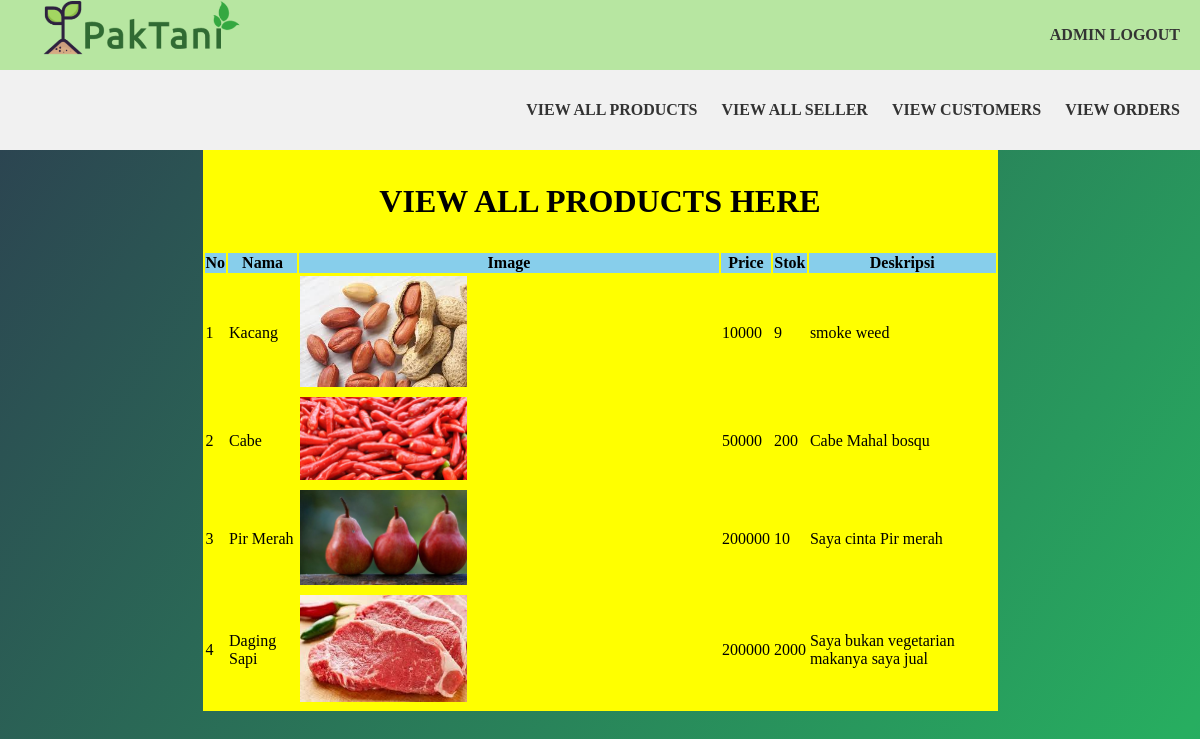
The page /VIEW/USER/ADMIN/view_product.php (signed in) on the database its author committed.
### tables this page shows
CREATE TABLE `barang` (
  `kd_barang` int(11) NOT NULL,
  `id_petani` int(11) NOT NULL,
  `stok` int(20) NOT NULL,
  `unit` varchar(255) NOT NULL,
  `harga` int(50) NOT NULL,
  `Nm_barang` varchar(255) NOT NULL,
  `deskripsi` varchar(255) NOT NULL,
  `gambar` varchar(255) NOT NULL,
  `id_admin` int(11) NOT NULL
);

### CONTROLLER/action_admin.php (called while the page is built, shortened)
<?php
$conn = mysqli_connect("localhost", "root", "", "petanidb");
function thisquery($query)
{
    global $conn;
    $result = mysqli_query($conn, $query);
    $rows  = [];
    while ($row = mysqli_fetch_assoc($result)) {
        $rows[] = $row;
    }
    return $rows;
}

### VIEW/USER/ADMIN/view_product.php (the view, shortened to what this page needs)
<?php
include '../../../CONTROLLER/action_admin.php';
$data = thisquery("SELECT * FROM barang");
?>
<!DOCTYPE html>
<html>
<head>
  <link rel="stylesheet" href="../../CSS/main.css">
  <link rel="stylesheet" href="https://use.fontawesome.com/releases/v5.8.2/css/all.css">
</head>
<body>
  <div class="subnavbar">
    <div class="logo">
    </div>
    <div class="menu">
      <a href="../../../CONTROLLER/logout.php">Admin Logout</a>
    </div>
  </div>
  <div class="navbar">
    <div class="menu">
      <a href="view_product.php">View All Products</a>
      <a href="view_seller.php">View All Seller</a>
      <a href="view_customers.php">View Customers</a>
      <a href="view_orders.php">View Orders</a>
    </div>
  </div>
  <table width="795" align="center" bgcolor="yellow">
    <tr align="center">
      <td colspan="6">
        <h2>View All Products Here</h2>
      </td>
    </tr>
    <tr align="center" bgcolor="skyblue">
      <th>No</th>
      <th>Nama</th>
      <th>Image</th>
      <th>Price</th>
      <th>Stok</th>
      <th>Deskripsi</th>
    </tr>
    <?php $i = 1; ?>
    <?php foreach ($data as $dt) : ?>
      <td><?php echo $i ?></td>
      <td><?php echo $dt["Nm_barang"] ?></td>
      <td><img src="../../IMAGE/images_petani/<?php echo $dt["gambar"] ?>" class="tes"></td>
      <td><?php echo $dt["harga"] ?></td>
      <td><?php echo $dt["stok"] ?></td>
      <td><?php echo $dt["deskripsi"] ?></td>
        <?php $i++; ?>
      <?php endforeach; ?>
  </table>
</body>
</html>

### VIEW/CSS/main.css (style rules this page uses)
body { margin: 0; padding: 0; font-family: "montserrat"; background-image: linear-gradient(125deg, #2c3e50, #27ae60, #2980b9, #e74c3c, #8e44ad); background-size: 400% 400%; animation: bganimation 15s infinite; }
h2 { color: BLACK; text-align: center; font-family: "montserrat"; text-transform: uppercase; margin: 30px 0; font-size: 32px; }
.subnavbar { position: relative; height: 70px; overflow: hidden; top: 0; display: flex; align-items: center; background: #b7e6a1; width: 100%; }
.navbar { position: relative; height: 80px; overflow: hidden; top: 0; display: flex; align-items: center; background: #f1f1f1; width: 100%; }
.logo { background: url(../IMAGE/logo.png) no-repeat 50% 50%; background-size: contain; width: 220px; height: 200px; float: left; margin-left: 20px; }
.menu { position: absolute; right: 20px; }
.menu a { color: #333; text-decoration: none; font-weight: 700; margin-left: 20px; transition: color 0.3s; text-transform: uppercase; }

### VIEW/USER/ADMIN/view_product.php (style rules this page uses)
img { width: 40%; }

### rows shown on the page
barang: Nm_barang "Kacang", gambar (picture), harga "10000", stok "9", deskripsi "smoke weed"
barang: Nm_barang "Cabe", gambar (picture), harga "50000", stok "200", deskripsi "Cabe Mahal bosqu"
barang: Nm_barang "Pir Merah", gambar (picture), harga "200000", stok "10", deskripsi "Saya cinta Pir merah"
barang: Nm_barang "Daging Sapi", gambar (picture), harga "200000", stok "2000", deskripsi "Saya bukan vegetarian makanya saya jual"
